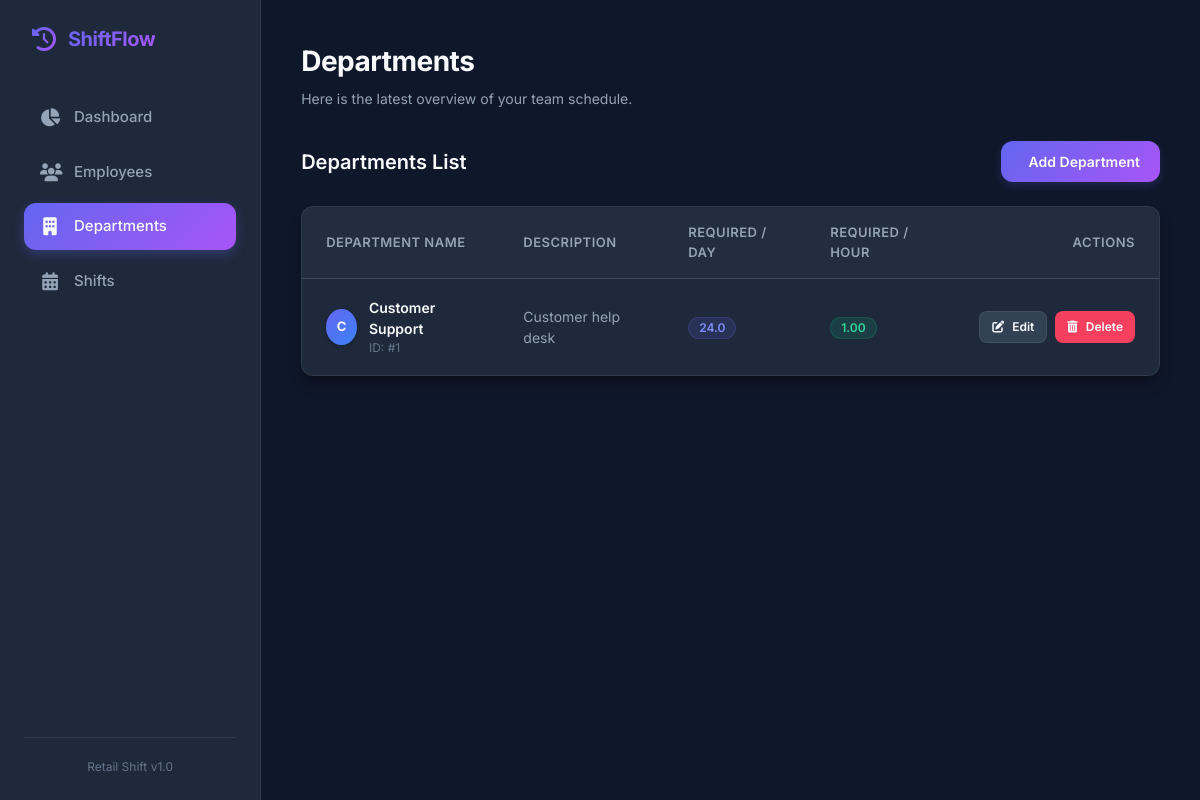
The page /departments on the database its author committed.
### tables this page shows
CREATE TABLE departments(
        department_id INTEGER PRIMARY KEY AUTOINCREMENT,
        name TEXT NOT NULL UNIQUE,
        description TEXT,
        required_employees_per_day REAL NOT NULL
    );

### app.py (the view)
@app.route("/departments")
def departments():
    conn = db()
    data = conn.execute("SELECT * FROM departments").fetchall()
    return render_template("departments.html", departments=data)

### app.py (called while the page is built)
def db():
    conn = sqlite3.connect(
        "retail_shift_management.db"
    )
    conn.row_factory = sqlite3.Row
    return conn

### templates/departments.html (shortened to what this page needs)
{% extends "base.html" %}
{% block header_title %}Departments{% endblock %}
{% block content %}
<div class="header-actions">
    <span class="page-title">Departments List</span>
    <a href="/add_department" class="btn btn-primary">
         Add Department
    </a>
</div>
{% if departments %}
<div class="table-container">
    <div class="table-responsive">
        <table class="custom-table">
            <thead>
                <tr>
                    <th>Department Name</th>
                    <th>Description</th>
                    <th>Required / Day</th>
                    <th>Required / Hour</th>
                    <th style="text-align: right;">Actions</th>
                </tr>
            </thead>
            <tbody>
                {% for d in departments %}
                <tr>
                    <td>
                        <div class="employee-avatar-name">
                            <div class="avatar-placeholder" style="background: linear-gradient(135deg, #6366f1 0%, #3b82f6 100%);">
                                {{ d.name[0] | upper }}
                            </div>
                            <div>
                                <div class="employee-name">{{ d.name }}</div>
                                <div style="font-size: 12px; color: var(--text-muted);">ID: #{{ d.department_id }}</div>
                            </div>
                        </div>
                    </td>
                    <td>
                        <span style="font-size: 14px; color: var(--text-secondary);">{{ d.description or 'No description provided.' }}</span>
                    </td>
                    <td>
                        <span class="badge badge-position">{{ d.required_employees_per_day }}</span>
                    </td>
                    <td>
                        <span class="badge badge-time">{{ "%.2f"|format(d.required_employees_per_day / 24) }}</span>
                    </td>
                    <td>
                        <div class="btn-group" style="justify-content: flex-end;">
                            <a href="/edit_department/{{ d.department_id }}" class="btn btn-secondary btn-sm">
                                <i class="fa-solid fa-pen-to-square"></i> Edit
                            </a>
                            <a href="/delete_department/{{ d.department_id }}" class="btn btn-danger btn-sm" onclick="return confirm('Are you sure you want to delete this department? This will unassign all employees currently associated with it.');">
                                <i class="fa-solid fa-trash-can"></i> Delete
                            </a>
                        </div>
                    </td>
                </tr>
                {% endfor %}
            </tbody>
        </table>
    </div>
</div>
{% endif %}
{% endblock %}

### static/style.css (style rules this page uses)
:root { --bg-primary: #0f172a; --bg-secondary: #1e293b; --bg-tertiary: #334155; --text-primary: #f8fafc; --text-secondary: #94a3b8; --text-muted: #64748b; --primary: #6366f1; --primary-hover: #4f46e5; --primary-gradient: linear-gradient(135deg, #6366f1 0%, #a855f7 100%); --accent: #f43f5e; --accent-hover: #e11d48; --success: #10b981; --border-color: rgba(255, 255, 255, 0.08); --card-shadow: 0 10px 15px -3px rgba(0, 0, 0, 0.3), 0 4px 6px -4px rgba(0, 0, 0, 0.3); --border-radius: 12px; --transition: all 0.25s cubic-bezier(0.4, 0, 0.2, 1); }
* { margin: 0; padding: 0; box-sizing: border-box; }
body { font-family: 'Inter', -apple-system, BlinkMacSystemFont, "Segoe UI", Roboto, sans-serif; background-color: var(--bg-primary); color: var(--text-primary); line-height: 1.5; overflow-x: hidden; }
.header-actions { display: flex; justify-content: space-between; align-items: center; margin-bottom: 24px; flex-wrap: wrap; gap: 16px; }
.page-title { font-size: 20px; font-weight: 600; }
.btn { display: inline-flex; align-items: center; justify-content: center; gap: 8px; padding: 10px 20px; font-size: 14px; font-weight: 600; border-radius: var(--border-radius); border: none; cursor: pointer; text-decoration: none; transition: var(--transition); }
.btn-primary { background: var(--primary-gradient); color: var(--text-primary); box-shadow: 0 4px 10px rgba(99, 102, 241, 0.2); }
.btn-secondary { background-color: var(--bg-tertiary); color: var(--text-primary); border: 1px solid var(--border-color); }
.btn-danger { background-color: var(--accent); color: var(--text-primary); }
.btn-sm { padding: 6px 12px; font-size: 12px; border-radius: 8px; }
.btn-group { display: flex; gap: 8px; }
.table-container { background-color: var(--bg-secondary); border: 1px solid var(--border-color); border-radius: var(--border-radius); overflow: hidden; box-shadow: var(--card-shadow); margin-bottom: 24px; }
.table-responsive { width: 100%; overflow-x: auto; }
.custom-table { width: 100%; border-collapse: collapse; text-align: left; }
.custom-table th { background-color: rgba(255, 255, 255, 0.02); color: var(--text-secondary); font-size: 13px; font-weight: 600; text-transform: uppercase; letter-spacing: 0.5px; padding: 16px 24px; border-bottom: 1px solid var(--border-color); }
.custom-table td { padding: 18px 24px; border-bottom: 1px solid var(--border-color); color: var(--text-primary); font-size: 14px; vertical-align: middle; }
.custom-table tbody tr { transition: var(--transition); }
.custom-table tbody tr:last-child td { border-bottom: none; }
.employee-avatar-name { display: flex; align-items: center; gap: 12px; }
.avatar-placeholder { width: 36px; height: 36px; border-radius: 50%; background: var(--primary-gradient); display: flex; align-items: center; justify-content: center; font-weight: 700; font-size: 13px; color: #fff; box-shadow: 0 2px 5px rgba(0,0,0,0.2); }
.employee-name { font-weight: 600; }
.badge { display: inline-flex; align-items: center; padding: 4px 10px; font-size: 12px; font-weight: 600; border-radius: 20px; line-height: 1; }
.badge-position { background-color: rgba(99, 102, 241, 0.15); color: #818cf8; border: 1px solid rgba(99, 102, 241, 0.2); }
.badge-time { background-color: rgba(16, 185, 129, 0.15); color: #34d399; border: 1px solid rgba(16, 185, 129, 0.2); }

### rows shown on the page
departments: name "C", name "Customer Support", department_id "1", description "Customer help desk", required_employees_per_day "24.0", d.required_employees_per_day/24 "1.00"
